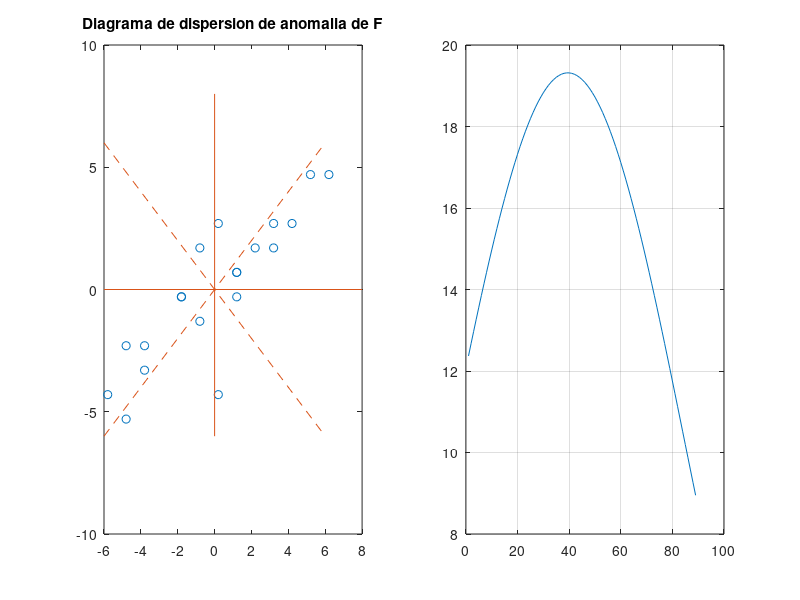

This figure's MATLAB source:
%
% ANALISIS ESTAD�STICO EN CLIMATOLOG�A: 513428
% A. Montecinos
%
load F.dat
plot(F(:,1),F(:,2),'o')
%
% USAMOS ANOMALIAS
Af(:,1)=F(:,1)-mean(F(:,1));
Af(:,2)=F(:,2)-mean(F(:,2));

%
% anomalias estandarizadas
Asf(:,1)=(F(:,1)-mean(F(:,1)))/std(F(:,1));
Asf(:,2)=(F(:,2)-mean(F(:,2)))/std(F(:,2));

% 
% AZ = F E
% 
% Se quiere encontrar A tal que la varianza de A(:,1) sea la
% mayor posible...
%
VAR_F=std(F).*std(F)
VAR_total=sum(VAR_F)
%
% Encontramos la matriz T que transforma linealmente a F
% conviertiendola en Z
%
alfa=45; 
%alfa=55; 

a=alfa*pi/180;
E=[cos(a) -sin(a)
   sin(a)  cos(a)];

A=Af*E;
VAR_F=std(A).*std(A)
VAR_totalF=sum(VAR_F)

subplot(121)
plot(Af(:,1),Af(:,2),'o')
line([-6 8],[0 0])
line([0 0],[-6 8])
h=line([-6 6],[-6*tan(a) 6*tan(a)])
set(h,'LineStyle','--')
h=line([-6 6],[-6*tan(pi-a) 6*tan(pi-a)])
set(h,'LineStyle','--')
title('Diagrama de dispersion de anomalia de F')
subplot(122)
h=plot(A(:,1),A(:,2),'.')
set(h,'MarkerSize',20)
line([-8 8],[0 0])
line([0 0],[-8 8])
title('Diagrama de dispersion de anomalia de A')

%
% busquemos alfa tal que var(Z) sea maxima...
%
for alfa=1:89; 
 a=alfa*pi/180;
 E=[cos(a) -sin(a)
   sin(a)  cos(a)];
 A=Af*E;
 VARia(alfa,:)=std(A).*std(A);
end

plot(1:89,VARia(:,1))
grid





%
N=length(Af(:,1));
C=Af'*Af/(N-1);
[E,D]=eig(C);
L=diag(D);
L/sum(L)
A=Af*E;



